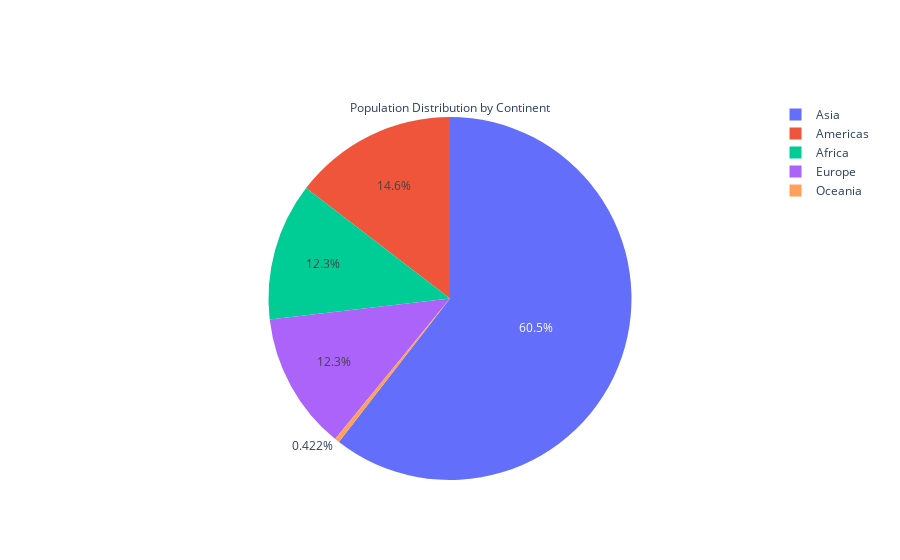

The notebook cell this image was saved under:
### Code cell
# Create a pie chart using Plotly
fig_pie = go.Figure(data=[go.Pie(labels=df_grouped['continent'], values=df_grouped['pop'], title='Population Distribution by Continent')])
fig_pie.show()

### Figure 1 — Plotly figure (JSON) as saved in the notebook; plotly's stock layout.template omitted (floating-point values rounded to 4 significant figures)
{"data": [{"labels": ["Africa", "Africa", "Africa", "Africa", "Africa", "Africa", "Africa", "Africa", "Africa", "Africa", "Africa", "Africa", "Americas", "Americas", "Americas", "Americas", "Americas", "Americas", "Americas", "Americas", "Americas", "Americas", "Americas", "Americas", "Asia", "Asia", "Asia", "Asia", "Asia", "Asia", "Asia", "Asia", "Asia", "Asia", "Asia", "Asia", "Europe", "Europe", "Europe", "Europe", "Europe", "Europe", "Europe", "Europe", "Europe", "Europe", "Europe", "Europe", "Oceania", "Oceania", "Oceania", "Oceania", "Oceania", "Oceania", "Oceania", "Oceania", "Oceania", "Oceania", "Oceania", "Oceania"], "title": {"text": "Population Distribution by Continent"}, "type": "pie", "values": [237640501, 264837738, 296516865, 335289489, 379879541, 433061021, 499348587, 574834110, 659081517, 743832984, 833723916, 929539692, 345152446, 386953916, 433270254, 480746623, 529384210, 578067699, 630290920, 682753971, 739274104, 796900410, 849772762, 898871184, 1395357351, 1562780599, 1696357182, 1905662900, 2150972248, 2384513556, 2610135582, 2871220762, 3133292191, 3383285500, 3601802203, 3811953827, 418120846, 437890351, 460355155, 481178958, 500635059, 517164531, 531266901, 543094160, 558142797, 568944148, 578223869, 586098529, 10686006, 11941976, 13283518, 14600414, 16106100, 17239000, 18394850, 19574415, 20919651, 22241430, 23454829, 24549947]}], "layout": {}}
